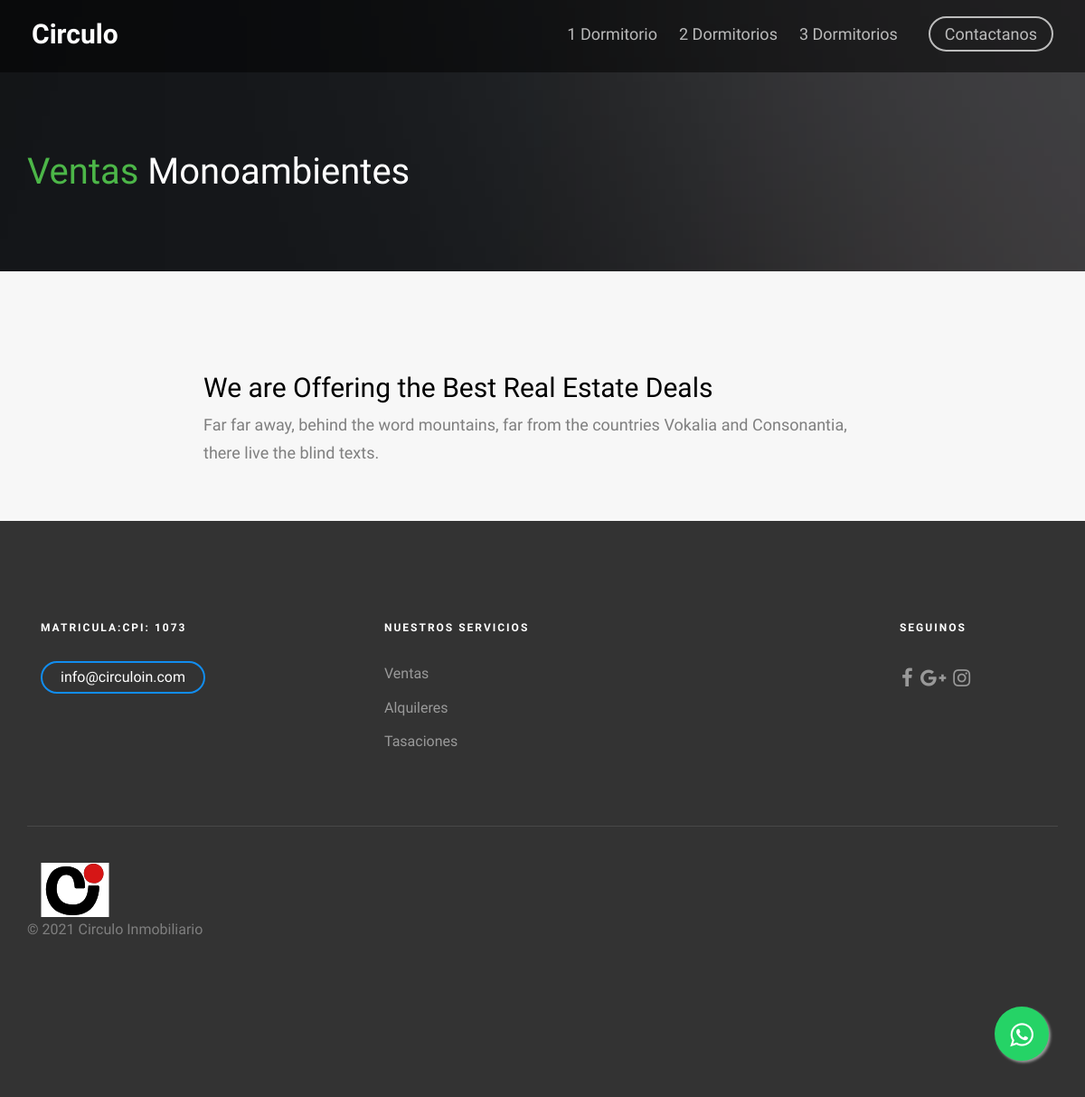
The page /ventas/venta_monoambientes/ on the database as committed earlier.
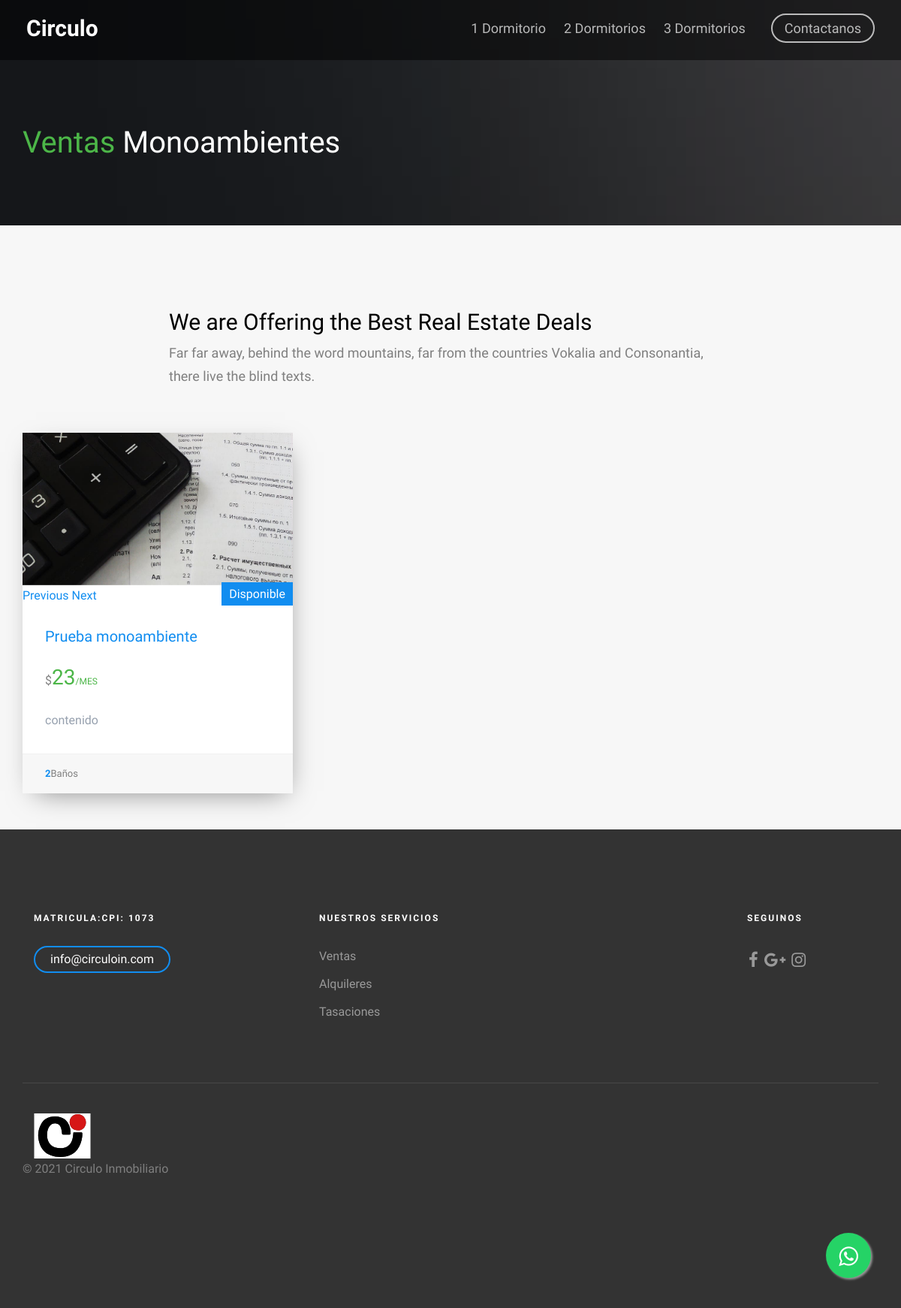
The same page on the database as committed later.
### Ventas/models.py (models this page shows, shortened)
class PostImagenes(models.Model):
    post= models.ForeignKey(Post, default =None ,on_delete=models.CASCADE)
    image = models.ImageField(upload_to ="Imagenes",verbose_name="Imagenes")
    class Meta:
        verbose_name="Agregar nueva Imagen"
        verbose_name_plural="Agregar nuevas Imagenes"

class Post(models.Model):
    title=  models.CharField(max_length=200, verbose_name="Titulo ")
    content = models.TextField(verbose_name="Contenido")
    imagen = models.ImageField(verbose_name="Imagen", blank =True ,null =True,upload_to="Ventas")
    price = models.IntegerField(verbose_name="Precio")
    ambientes = models.IntegerField(verbose_name="Dormitorios o Ambientes",blank =True ,null =True)
    superficie= models.IntegerField(verbose_name="Superficie",blank =True,null =True )
    baños= models.IntegerField(verbose_name="Baños",blank = True,null =True)
    plantas= models.IntegerField(verbose_name="Plantas", blank = True,null =True)
    autor = models.ForeignKey(User,verbose_name="Autor", on_delete=models.CASCADE)
    categories= models.ManyToManyField(Category, verbose_name="Categoria")
    created = models.DateTimeField(auto_now_add=True, verbose_name="Creado")
    updated = models.DateTimeField(auto_now=True, verbose_name="Editado")
    class Meta:
            verbose_name="Publicacion"
            verbose_name_plural="Publicaciones"
            ordering= ["-created"]

### Ventas/views.py (the view)
# urls.py: path('venta_monoambientes/', views.venta_monoambientes ,name ="venta_monoambientes"),
def venta_monoambientes(request):
    monoambientes= Post.objects.filter(categories=Category.objects.get(nombre="Monoambientes"))
    return render(request,'Venta/venta_monoambientes.html',{'monoambientes': monoambientes})

### Ventas/templates/Venta/venta_monoambientes.html (shortened to what this page needs)
{% extends 'App1/base.html'%}
{% load static %}
{% block header %}
	<div id="fh5co-page">
	<header id="fh5co-header" role="banner">
		<div class="container">
			<div class="row">
				<div class="header-inner">
					<h1><a href="{% url 'inicio' %}">Circulo</a></h1>
					<nav role="navigation">
						<ul>
							<li><a href="{% url 'venta_dptoundormi' %}">1 Dormitorio</a></li>
                            <li><a href="{% url 'venta_dptodosdormi' %}">2 Dormitorios</a></li>
                            <li><a href="{% url 'venta_dptotresdormi' %}">3 Dormitorios</a></li>
							<li class="cta"><a href="{% url 'contacto' %}">Contactanos</a></li>
						</ul>
					</nav>
				</div>
			</div>
		</div>
	</header>
{% endblock %}
{% block content %}
		<div class="fh5co-page-title" style="background-image: url({% static 'Appp1/images/slide_6.jpg'%});">
		<div class="overlay"></div>
		<div class="container">
			<div class="row">
				<div class="col-md-12 animate-box">
					<h1><span class="colored">Ventas</span>  Monoambientes</h1>
				</div>
			</div>
		</div>
	</div>
	<div id="best-deal">
		<div class="container">
			<div class="row">
				<div class="col-md-8 col-md-offset-2 text-center fh5co-heading animate-box" data-animate-effect="fadeIn">
					<h2>We are Offering the Best Real Estate Deals</h2>
					<p>Far far away, behind the word mountains, far from the countries Vokalia and Consonantia, there live the blind texts. </p>
				</div>
				{% for monoambiente in monoambientes %}
				<div class="col-md-4 item-block animate-box" data-animate-effect="fadeIn">
					<div class="fh5co-property">
					<figure>
					      <div id="carouselExampleControls"
								class="carousel slide"
								data-ride="carousel">
								<div class="carousel-inner" data-toggle="modal" data-target="#galleryModal">
                                 {% for pi in monoambiente.postimagenes_set.all %}
									<div class="item{% if forloop.first %} active {% endif %}">
								        <img class="carousel-inner" src="{{pi.image.url}}" alt="First slide">
									</div>
								{% endfor %}
								</div>
							    <a class="carousel-control-prev" href="#carouselExampleControls" role="button" data-slide="prev">
									<span class="">Previous</span>
								</a>
								<a class="carousel-control-next" href="#carouselExampleControls" role="button" data-slide="next">
									<span class="">Next</span>
								</a>
							</div>
						<a href="{% url 'detail' monoambiente.id %}" class="tag"> Disponible </a>
						</figure>
						<div class="fh5co-property-innter">
							<h3><a href="{% url 'detail' monoambiente.id %}">{{monoambiente.title}}</a></h3>
							<div class="price-status">
		                 	<span class="per">$</span><span class="price">{{monoambiente.price}}<span class="per">/Mes</span></span>
		               </div>
		               <p>{{monoambiente.content}}  </p>
	            	</div>
	            	<p class="fh5co-property-specification">
	            		<span><strong>{{monoambiente.baños}}</strong>Baños</span>
	            	</p>
					</div>
				</div>
		{% endfor %}
	</div>
	</div>
{% endblock %}

Rows that differ between the two databases and show on the page:
added Post: title "Prueba monoambiente", price "23", content "contenido", baños "2"
added PostImagenes: image (picture)
